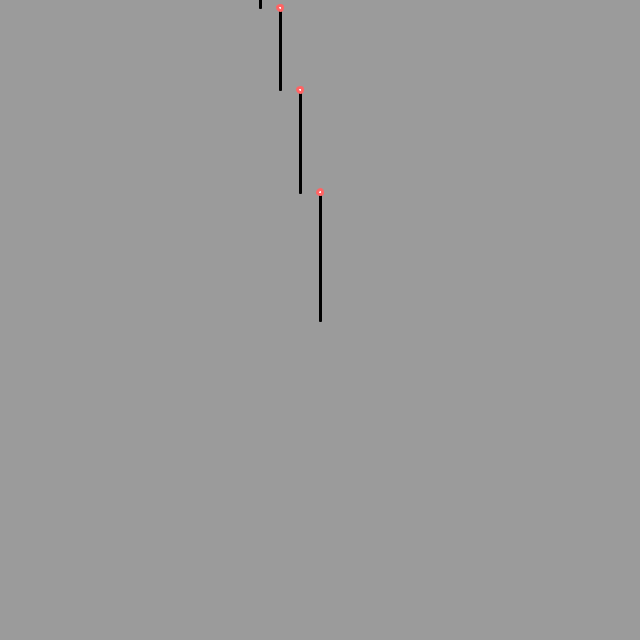
Frame 1 (no input)
Frame 60 (the mouse pressed at the canvas centre just before this capture): identical to frame 1, image omitted
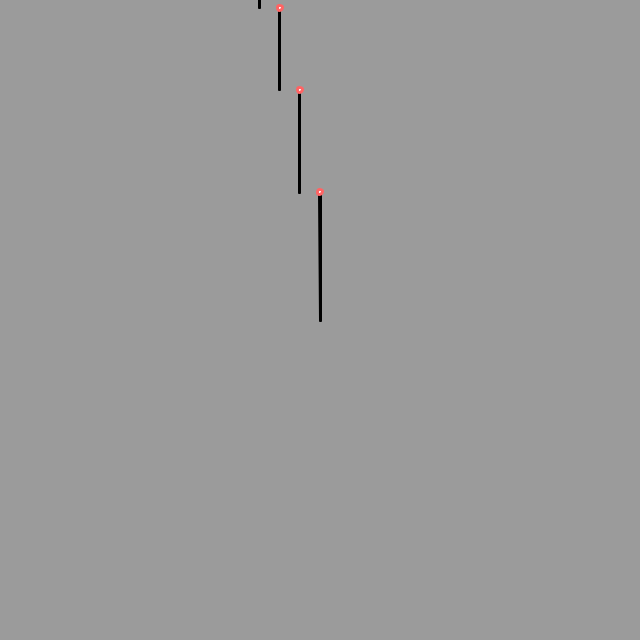
Frame 120 (the mouse held since frame 60 and released just before this capture)

The Processing sketch that drew these frames (run headless with seeded random() and noise(); from frame 60 on, the mouse is pressed at the canvas centre):

// Processing sketch: AgeOfRoots
// ── AgeOfRoots.pde
float theta;   

void setup() {
  size(640, 640);
  
}

void draw() {
  background(155);
  frameRate(30);
  stroke(255);
  // Let's pick an angle 0 to 90 degrees based on the mouse position
  float a = (mouseX / (float) width) * 720f;
  //float a = random(1) * 720f;
  // Convert it to radians
  theta = radians(a);
  // Start the tree from the bottom of the screen
  translate(width/2, height/2);
  //translate(random(width),random(height));
  // Draw a line 120 pixels
  //line(0,0,0,-160);
  
  // Move to the end of that line
  //translate(0,-160);
  // Start the recursive branching!
  branch(160);

}

void branch(float h) {
  // Each branch will be 2/3rds the size of the previous one
  h *= 0.80;
  
  // All recursive functions must have an exit condition!!!!
  // Here, ours is when the length of the branch is 2 pixels or less
  if (h > 2) {
    //pushMatrix();    // Save the current state of transformation (i.e. where are we now)
    //rotate(theta);   // Rotate by theta
    strokeWeight(3);
    stroke(0);
    line(0, 0, 0, -h);  // Draw the branch
    //ellipse(0,0,-h/2,-h/2);
    //translate(20, -h); // Move to the end of the branch
    //branch(h);       // Ok, now call myself to draw two new branches!!
    //popMatrix();     // Whenever we get back here, we "pop" in order to restore the previous matrix state
    
    // Repeat the same thing, only branch off to the "left" this time!
    pushMatrix();
    rotate(-theta);
    
    line(0, 0, 0, -h);
    stroke(255,100,100);
    ellipse(0,-h, -5, 5);
    translate(-20, -h);
    branch(h);
    popMatrix();
  }
}



void saveMe() {
  save("AgeOfRoots_01.png");
}
